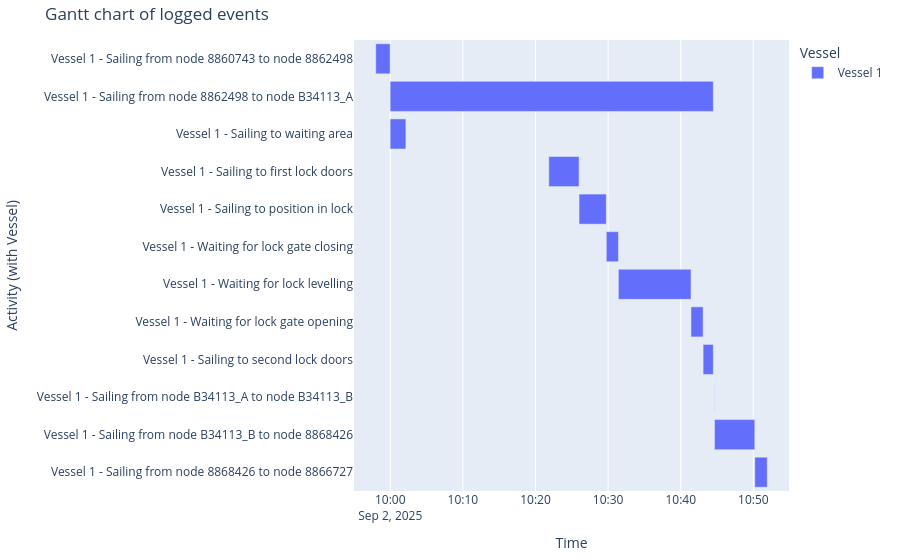

Notebook source saved alongside this figure:
### Code cell
generate_vessel_gantt_chart(df_eventtable)

### Figure 1 — Plotly figure (JSON) as saved in the notebook; plotly's stock layout.template omitted (floating-point values rounded to 4 significant figures)
{"data": [{"base": ["2025-09-02T09:58:00.000000", "2025-09-02T09:59:59.000000", "2025-09-02T09:59:59.000000", "2025-09-02T10:21:50.000000", "2025-09-02T10:26:00.000000", "2025-09-02T10:29:45.000000", "2025-09-02T10:31:25.000000", "2025-09-02T10:41:25.000000", "2025-09-02T10:43:05.000000", "2025-09-02T10:44:37.000000", "2025-09-02T10:44:39.000000", "2025-09-02T10:50:12.000000"], "hovertemplate": "object name=Vessel 1<br>start time=%{base}<br>stop time=%{x}<br>activity label=%{y}<extra></extra>", "legendgroup": "Vessel 1", "marker": {"color": "#636efa", "pattern": {"shape": ""}}, "name": "Vessel 1", "orientation": "h", "showlegend": true, "textposition": "auto", "type": "bar", "x": [119000, 2670000, 130000, 250000, 225000, 100000, 600000, 100000, 84000, 2000, 333000, 103000], "xaxis": "x", "y": ["Vessel 1 - Sailing from node 8860743 to node 8862498", "Vessel 1 - Sailing from node 8862498 to node B34113_A", "Vessel 1 - Sailing to waiting area", "Vessel 1 - Sailing to first lock doors", "Vessel 1 - Sailing to position in lock", "Vessel 1 - Waiting for lock gate closing", "Vessel 1 - Waiting for lock levelling", "Vessel 1 - Waiting for lock gate opening", "Vessel 1 - Sailing to second lock doors", "Vessel 1 - Sailing from node B34113_A to node B34113_B", "Vessel 1 - Sailing from node B34113_B to node 8868426", "Vessel 1 - Sailing from node 8868426 to node 8866727"], "yaxis": "y"}], "layout": {"barmode": "overlay", "legend": {"title": {"text": "Vessel"}, "tracegroupgap": 0}, "margin": {"b": 20, "l": 20, "r": 20, "t": 40}, "title": {"text": "Gantt chart of logged events"}, "xaxis": {"anchor": "y", "domain": [0, 1], "title": {"text": "Time"}, "type": "date"}, "yaxis": {"anchor": "x", "autorange": "reversed", "domain": [0, 1], "title": {"text": "Activity (with Vessel)"}}}}
